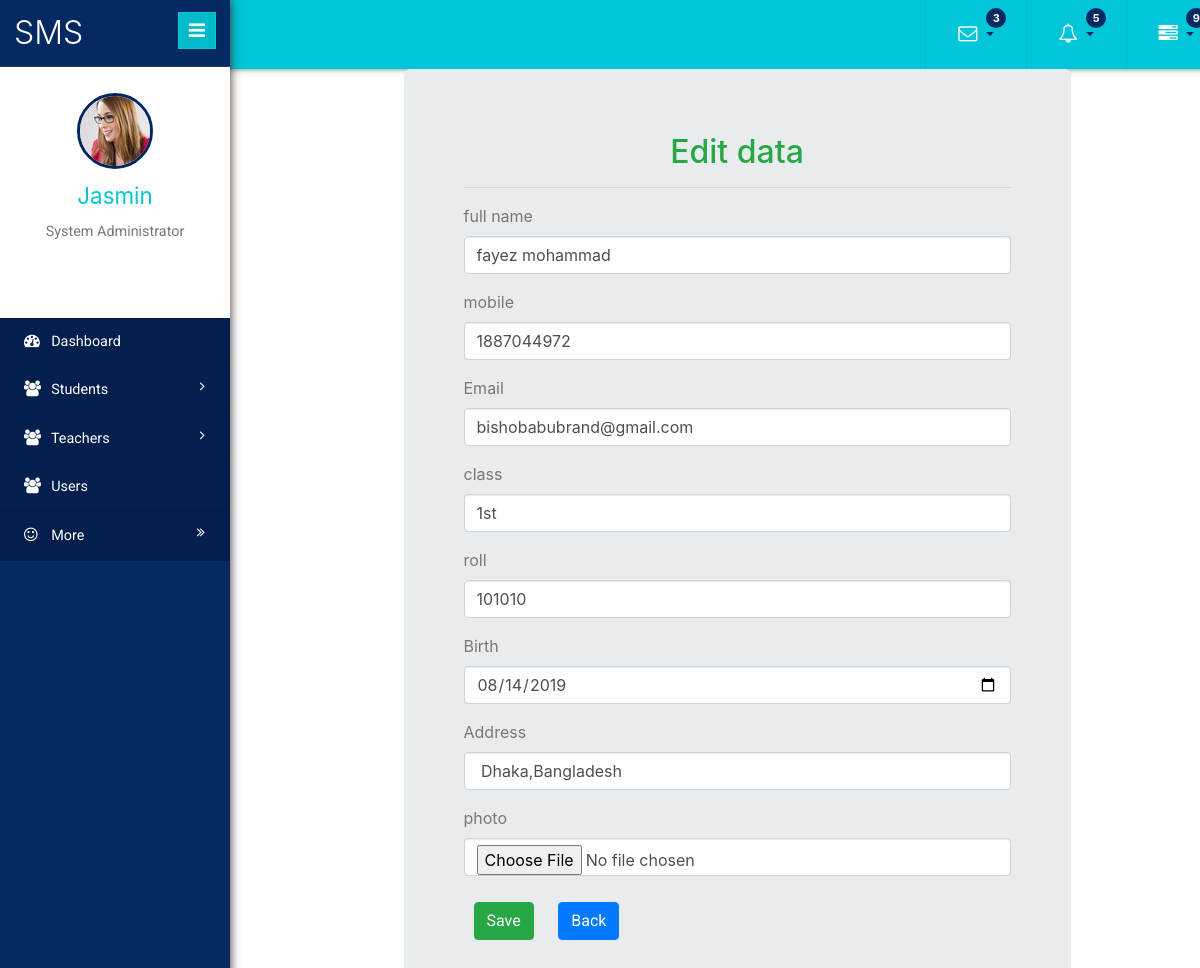
The page /admin/index.php?page=std_edit&id=9 (signed in) on the database its author committed.
### tables this page shows
CREATE TABLE `students` (
  `id` int(11) NOT NULL,
  `fullname` varchar(255) NOT NULL,
  `mobile` int(255) NOT NULL,
  `email` varchar(255) NOT NULL,
  `class` varchar(255) NOT NULL,
  `roll` int(11) NOT NULL,
  `birth` date NOT NULL,
  `address` varchar(255) NOT NULL,
  `photo` varchar(255) NOT NULL
);

### admin/std_edit.php (the view)
<?php
    include ('database/connection.php');
    $id = $_GET['id'];
    $sql = "SELECT * FROM students WHERE id = '$id'";
    $query = mysqli_query($conn,$sql);
    $edit_std = mysqli_fetch_assoc($query);
?>
<!DOCTYPE HTML>
<html>
<body>
<div class="container">
    <div class="row">
        <div class="col-md-2">
        </div>
        <div class="col-md-8">
<div class="jumbotron">
<h2 class="text-center text-success">Edit data</h2>
<hr>
<form action='std_update.php?id=<?=$id?>;' method="post"enctype="multipart/form-data">
  <div class="form-group">
<label data-error="wrong" data-success="right" for="fname">full name</label>
<input required type="text" class="form-control validate" value="<?=$edit_std['fullname'];?>"name="fname"/>
  </div>
  <div class="form-group">
<label data-error="wrong" data-success="right" for="mobile">mobile</label>
<input type="text" class="form-control validate" value="<?=$edit_std['mobile'];?>" name="mobile" required/>
  </div>
  <div class="form-group">
    <label data-error="wrong" data-success="right" for="email">Email</label>
    <input type="email" class="form-control validate" value="<?=$edit_std['email'];?>" name="email" required/>
  </div>
  <div class="form-group">
<label data-error="wrong" data-success="right" for="class">class</label>
<input type="text" class="form-control validate" value="<?=$edit_std['class'];?>" name="class" required/>
  </div>
  <div class="form-group">
<label data-error="wrong" data-success="right" for="roll">roll</label>
<input type="text" class="form-control validate" value="<?=$edit_std['roll'];?>" name="roll" required/>
  </div>
  <div class="form-group">
    <label data-error="wrong" data-success="right" for="birth">Birth</label>
<input type="date" class="form-control validate" value="<?=$edit_std['birth'];?>" name="birth" required/>
  </div>
  <div class="form-group">
    <label data-error="wrong" data-success="right" for="address">Address</label>
<input type="text" class="form-control validate" value="<?=$edit_std['address'];?>" name="address" required/>
  </div>
  <div class="form-group">
    <label data-error="wrong" data-success="right" for="photo ">photo </label>
    <input type="file" class="form-control validate"  name="photo " required/>
  </div>
  <a href="index.php?page=std_update&id=<?=$edit_std['id'];?>" name="Save" class="btn btn-success">Save</a>
  <a href="index.php?page=all_students"  class="btn btn-primary">Back</a>
</form>
</div>
    </div>
    <div class="col-md-2">
        </div>
</div>
</div>
</body>
</html>

### rows shown on the page
students: fname "fayez mohammad", mobile "1887044972", email "bishobabubrand@gmail.com", class "1st", roll "101010", birth "08/14/2019", address "Dhaka,Bangladesh"
